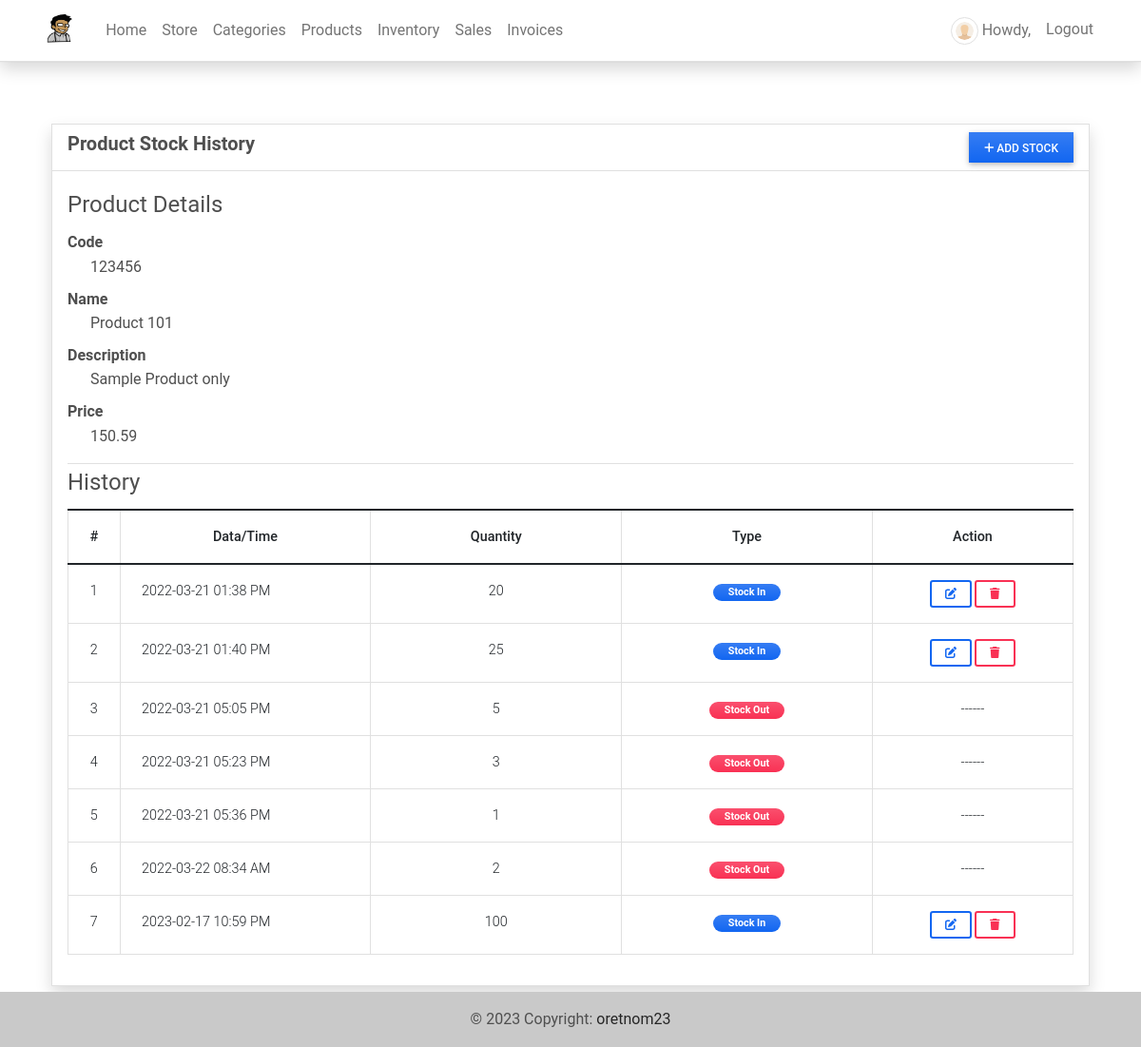
The page /inventory/1 (signed in) on the database as committed earlier.
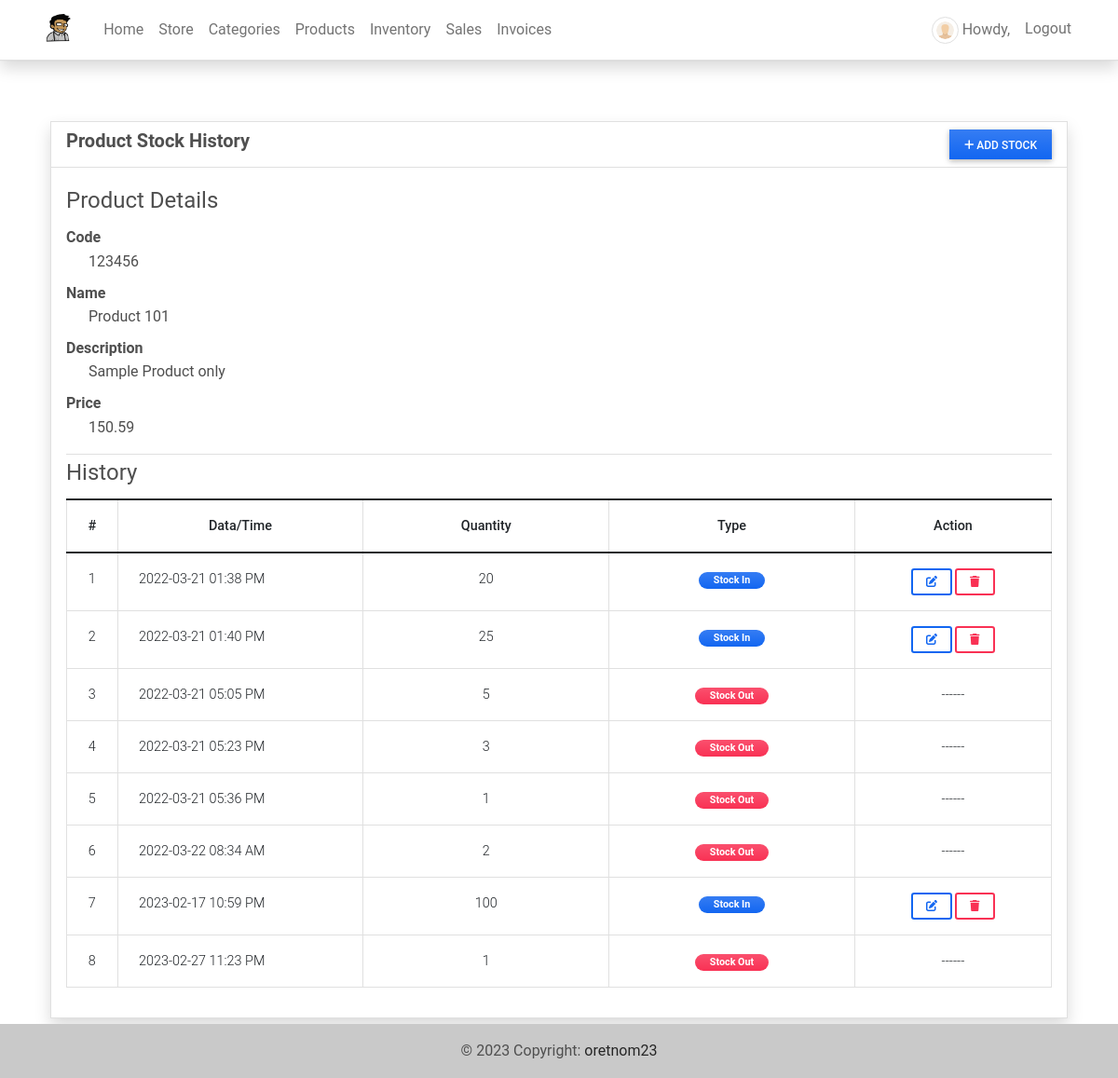
The same page on the database as committed later.
### imsApp/models.py (models this page shows, shortened)
class Stock(models.Model):
    product = models.ForeignKey(Product, on_delete=models.CASCADE)
    quantity = models.FloatField(default=0)
    type = models.CharField(max_length=2,choices=(('1','Stock-in'),('2','Stock-Out')), default = 1)
    date_created = models.DateTimeField(default=timezone.now)
    date_updated = models.DateTimeField(auto_now=True)

### imsApp/auth.py (the view)
    def wrapper_function(request,*args,**kwargs):
        if request.user.is_superuser:
            return view_function(request,*args,**kwargs)
        else:
            return redirect('home-page')

### imsApp/auth.py (called while the page is built)
def admin_only(view_function):
    def wrapper_function(request,*args,**kwargs):
        if request.user.is_superuser:
            return view_function(request,*args,**kwargs)
        else:
            return redirect('home-page')
    return wrapper_function

### imsApp/models.py (called while the page is built)
    def __str__(self):
        return self.code + ' - ' + self.name

### imsApp/views.py (called while the page is built)
@admin_only
@login_required
def inv_history(request, pk= None):
    context['page_title'] = 'Inventory History'
    if pk is None:
        messages.error(request, "Product ID is not recognized")
        return redirect('inventory-page')
    else:
        product = Product.objects.get(id = pk)
        stocks = Stock.objects.filter(product = product).all()
        context['product'] = product
        context['stocks'] = stocks
        return render(request, 'inventory-history.html', context )

### imsApp/templates/inventory-history.html (shortened to what this page needs)
{% extends 'base.html' %} {% load humanize %} {% block pageContent %}
<div class="container pt-3">
    <div class="card card-default border shadow rounded-0">
        <div class="card-header">
            <div class="w-100 d-flex justify-content-between">
                <h5 class="fw-bolder card-title">Product Stock History</h5>
                <button class="btn btn-primary btn-sm rounded-0 bg-gradient px-3" type="button" id="add_stock"><i class="fa fa-plus"></i> Add Stock</button>
            </div>
        </div>
        <div class="card-body">
            <div class="conteiner-fluid">
                <fieldset class="border-bottom">
                    <legend>Product Details</legend>
                    <dl>
                        <dt class="tex-muted">Code</dt>
                        <dd class="ps-4">{{ product.code }}</dd>
                        <dt class="tex-muted">Name</dt>
                        <dd class="ps-4">{{ product.name }}</dd>
                        <dt class="tex-muted">Description</dt>
                        <dd class="ps-4">{{ product.description }}</dd>
                        <dt class="tex-muted">Price</dt>
                        <dd class="ps-4">{{ product.price|intcomma }}</dd>
                    </dl>
                </fieldset>
                <fieldset>
                    <legend>History</legend>
                    <table class="table table-bordered" id="stock-tbl">
                        <colgroup>
                            <col width="5%">
                            <col width="25%">
                            <col width="25%">
                            <col width="25%">
                            <col width="20%">
                        </colgroup>
                        <thead>
                            <th class="text-center">#</th>
                            <th class="text-center">Data/Time</th>
                            <th class="text-center">Quantity</th>
                            <th class="text-center">Type</th>
                            <th class="text-center">Action</th>
                        </thead>
                        <tbody>
                            {% for stock in stocks %}
                            <tr>
                                <td class="text-center">{{ forloop.counter }}</td>
                                <td class="">{{ stock.date_created|date:"Y-m-d h:i A" }}</td>
                                <td class="text-center">{{ stock.quantity|floatformat:0|intcomma }}</td>
                                <td class="text-center">
                                    {% if stock.type == '1' %}
                                    <span class="badge px-3 rounded-pill bg-primary bg-gradient">Stock In</span> {% else %}
                                    <span class="badge px-3 rounded-pill bg-danger bg-gradient">Stock Out</span> {% endif %}
                                </td>
                                <td class="text-center">
                                    {% if stock.type == '1' %}
                                    <a class="btn btn-outline-primary btn-sm edit-data" href="javascript:void(0)" data-id="{{ stock.pk }}" title="Edit">
                                        <i class="fa fa-edit"></i>
                                    </a>
                                    <button class="btn btn-outline-danger btn-sm delete-data" type="button" data-id="{{ stock.pk }}" title="Delete">
                                        <i class="fa fa-trash"></i>
                                    </button>
                                    {% else %}
                                    ------
                                    {% endif %}
                                </td>
                            </tr>
                            {% endfor %}
                        </tbody>
                    </table>
                </fieldset>
            </div>
        </div>
    </div>
</div>
{% endblock pageContent %}

Rows that differ between the two databases and show on the page:
added Stock: date_created "2023-02-27 11:23 PM", quantity "1", type "Stock Out"
